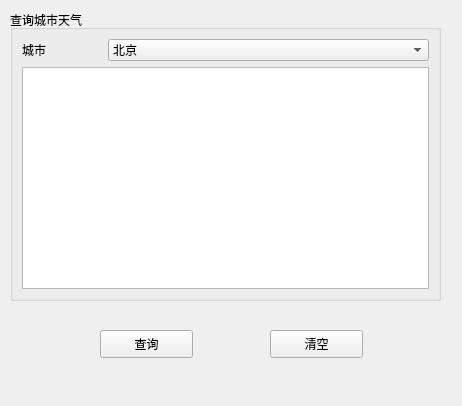
<?xml version="1.0" encoding="UTF-8"?>
<ui version="4.0">
 <class>Form</class>
 <widget class="QWidget" name="Form">
  <property name="geometry">
   <rect>
    <x>0</x>
    <y>0</y>
    <width>462</width>
    <height>406</height>
   </rect>
  </property>
  <property name="windowTitle">
   <string>Form 抄板</string>
  </property>
  <widget class="QGroupBox" name="groupBox">
   <property name="geometry">
    <rect>
     <x>10</x>
     <y>10</y>
     <width>431</width>
     <height>291</height>
    </rect>
   </property>
   <property name="title">
    <string>查询城市天气</string>
   </property>
   <layout class="QVBoxLayout" name="verticalLayout">
    <item>
     <layout class="QHBoxLayout" name="horizontalLayout">
      <item>
       <widget class="QLabel" name="label">
        <property name="maximumSize">
         <size>
          <width>80</width>
          <height>16777215</height>
         </size>
        </property>
        <property name="text">
         <string>城市</string>
        </property>
       </widget>
      </item>
      <item>
       <widget class="QComboBox" name="weatherComboBox">
        <item>
         <property name="text">
          <string>北京</string>
         </property>
        </item>
        <item>
         <property name="text">
          <string>天津</string>
         </property>
        </item>
        <item>
         <property name="text">
          <string>上海</string>
         </property>
        </item>
        <item>
         <property name="text">
          <string>武汉</string>
         </property>
        </item>
       </widget>
      </item>
     </layout>
    </item>
    <item>
     <widget class="QTextEdit" name="resultText"/>
    </item>
   </layout>
  </widget>
  <widget class="QPushButton" name="queryBtn">
   <property name="geometry">
    <rect>
     <x>100</x>
     <y>330</y>
     <width>93</width>
     <height>28</height>
    </rect>
   </property>
   <property name="text">
    <string>查询</string>
   </property>
  </widget>
  <widget class="QPushButton" name="clearBtn">
   <property name="geometry">
    <rect>
     <x>270</x>
     <y>330</y>
     <width>93</width>
     <height>28</height>
    </rect>
   </property>
   <property name="text">
    <string>清空</string>
   </property>
  </widget>
 </widget>
 <resources/>
 <connections>
  <connection>
   <sender>clearBtn</sender>
   <signal>clicked()</signal>
   <receiver>Form</receiver>
   <slot>clearResult()</slot>
   <hints>
    <hint type="sourcelabel">
     <x>316</x>
     <y>343</y>
    </hint>
    <hint type="destinationlabel">
     <x>230</x>
     <y>202</y>
    </hint>
   </hints>
  </connection>
  <connection>
   <sender>queryBtn</sender>
   <signal>clicked()</signal>
   <receiver>Form</receiver>
   <slot>queryWeather()</slot>
   <hints>
    <hint type="sourcelabel">
     <x>146</x>
     <y>343</y>
    </hint>
    <hint type="destinationlabel">
     <x>230</x>
     <y>202</y>
    </hint>
   </hints>
  </connection>
 </connections>
 <slots>
  <slot>clearResult()</slot>
  <slot>queryWeather()</slot>
 </slots>
</ui>
